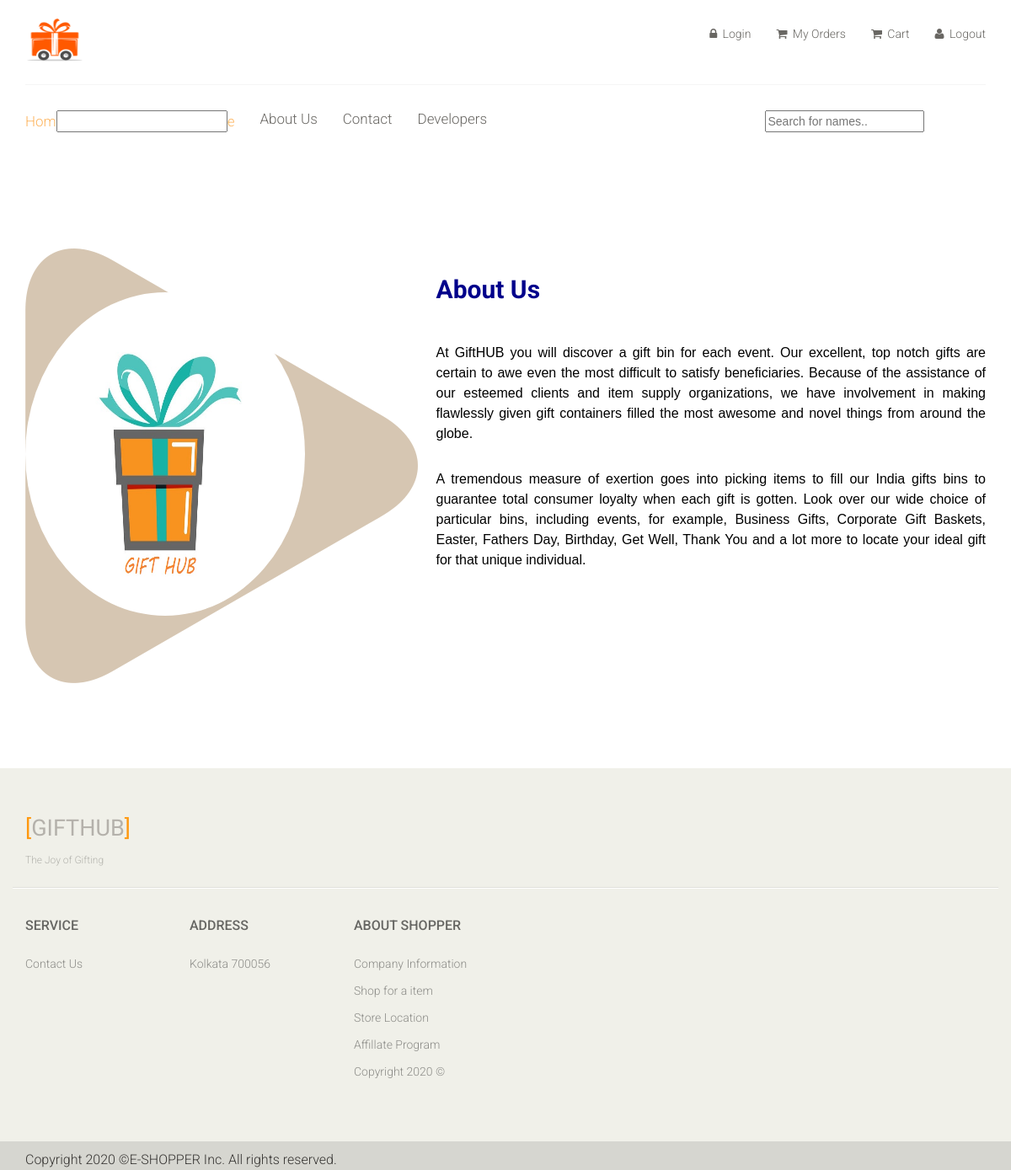
The page /about/ on the database its author committed.
### main/models.py (models this page shows, shortened)
class Main(models.Model):
    name = models.CharField(default='Site Name', max_length=127)
    summary = models.CharField(default='Site Summary', max_length=127)
    description = models.TextField(default='Site Description')
    address = models.CharField(default='Physical Office Address', max_length=225)

### main/views.py (the view)
# urls.py: url(r'^about/', views.about, name='about'),
def about(request):
    data = get_master()
    if check_auth(request) == True:
        data['is_auth'] = True
        data['user_name'] = getCookie(request, 'user_name')[0].split()[0]
    return render(request, 'front/about.html', data)

### main/views.py (called while the page is built)
def get_master_template_data():
    data = dict()
    scrub = Main.objects.get(pk=1)
    data['site_data'] = scrub
    return data

def getCookie(request, *args):
    try:
        cookies = list()
        for arg in args:
            cookies.append(request.COOKIES[str(arg)])
    except Exception as ex:
        print(f"GET COOKIE EX : {ex}")
        return 'NULL'
    else:
        return cookies

def get_user_authenticate(request):
    try:
        crypt = getCookie(request , 'ucrypt')
        if crypt[0] == 'NULL':
            return False
        else:
            admin_list = User.objects.all()
            flag = False
            for admin in admin_list:
                crypt_check = hashlib.md5(f"{admin.email}-{admin.password}".encode()).hexdigest()
                if crypt[0] == crypt_check:
                    flag = True
                    break
            return flag
    except Exception as ex:
        print(f"GET ADMIN EX : {ex}")

### main/templates/front/about.html (shortened to what this page needs)
{% extends 'front/master.html' %}
{% load static %}
{% block body_main %}
<section id="about">
	<div class="container">
		<div class="row">
		<div class="col-md-5">
			<div class="about-img">
                <img class="man" src="{% static 'front/images/gift.jpg' %}" alt="">
			</div>
		</div>
		<br>
		<div class="col-md-7 about-right">
            <h2 class="color-3" style="color: darkblue;"><b>About Us</b></h2>
            {{site_data.description|safe}}
		</div>
	</div>
</section>
{% endblock %}

### main/templates/front/master.html (shortened to what this page needs)
{% load static %}
<html lang="en">
    <head>
        <link href="{% static 'front/css/bootstrap.min.css' %}" rel="stylesheet">
        <link href="{% static 'front/css/font-awesome.min.css' %}" rel="stylesheet">
        <link href="{% static 'front/css/prettyPhoto.css' %}" rel="stylesheet">
        <link href="{% static 'front/css/price-range.css' %}" rel="stylesheet">
        <link href="{% static 'front/css/animate.css' %}" rel="stylesheet">
	    <link href="{% static 'front/css/main.css' %}" rel="stylesheet">
        <link href="{% static 'front/css/responsive.css' %}" rel="stylesheet">
    </head>
    <body>
        <header id="header">
            <div class="header-middle">
                <div class="container">
                    <div class="row">
                        <div class="col-sm-4">
                            <div class="logo pull-left">
                                <a href="/"><img src="{% static 'front/images/img4.png' %}" height="60" width="70" alt="LOGO" /></a>
                            </div>
                        </div>
                        <div class="col-sm-8">
                            <div class="shop-menu pull-right">
                                <ul class="nav navbar-nav">
                                    <li>
                                        {% if is_auth %}
                                        <a href="/"><i class="fa fa-lock"></i>{{user_name}}</a>
                                        {% else %}
                                        <a href="{% url 'user_login' %}"><i class="fa fa-lock"></i> Login</a>
                                        {% endif %}
                                    </li>
                                    <li><a href="{% url 'show_order' %}"><i class="fa fa-shopping-cart"></i> My Orders</a></li>
                                    <li><a href="{% url 'show_cart' %}"><i class="fa fa-shopping-cart"></i> Cart</a></li>
                                    <li>
                                        {% if is_auth %}
                                        <a href="{% url 'user_logout' %}"><i class="fa fa-user"></i> Logout</a>
                                        {% else %}
                                        <a href="/"><i class="fa fa-user"></i> Logout</a>
                                        {% endif %}
                                    </li>
                                </ul>
                            </div>
                        </div>
                    </div>
                </div>
            </div>
            <div class="header-bottom">
                <div class="container">
                    <div class="row">
                        <div class="col-sm-9">
                            <div class="mainmenu pull-left">
                                <ul class="nav navbar-nav collapse navbar-collapse">
                                    <li><a href="/" class="active">Hom<input  />e</a></li>
                                    <li><a href="{% url 'about' %}">About Us</a></li>
                                    <li><a href="{% url 'contact' %}">Contact</a></li>
                                    <li><a href="{% url 'developer' %}">Developers</a></li>
                                </ul>
                            </div>
                        </div>
                        <div class="col-sm-3">
                            <input type="text" id="myInput" onkeyup="myFunction()" placeholder="Search for names..">
                        </div>
                    </div>
                </div>
            </div>
        </header>
        <main>
            {% block body_main %}{% endblock %}
        </main>
        <footer id="footer">
            <div class="footer-top">
                <div class="container">
                    <div class="row">
                        <div class="col-sm-2">
                            <div class="companyinfo">
                                <h2><span>[</span>{{site_data.name}}<span>]</span></h2>
                                <p>{{site_data.summary}}</p>
                            </div>
                        </div>
                    </div>
                </div>
            </div>
            <div class="footer-widget">
                <div class="container">
                    <div class="row">
                        <div class="col-sm-2">
                            <div class="single-widget">
                                <h2>Service</h2>
                                <ul class="nav nav-pills nav-stacked">
                                    <li><a href="{% url 'contact' %}">Contact Us</a></li>
                                </ul>
                            </div>
                        </div>
                        <div class="col-sm-2">
                            <div class="single-widget">
                                <h2>Address</h2>
                                <ul class="nav nav-pills nav-stacked">
                                    <li><a href="">{{site_data.address}}</a></li>
                                </ul>
                            </div>
                        </div>
                        <div class="col-sm-2">
                            <div class="single-widget">
                                <h2>About Shopper</h2>
                                <ul class="nav nav-pills nav-stacked">
                                    <li><a href="">Company Information</a></li>
                                    <li><a href="/">Shop for a item</a></li>
                                    <li><a href="">Store Location</a></li>
                                    <li><a href="">Affillate Program</a></li>
                                    <li><a href="">Copyright 2020 &copy;</a></li>
                                </ul>
                            </div>
                        </div>
                    </div>
                </div>
            </div>
            <div class="footer-bottom">
                <div class="container">
                    <div class="row">
                        <p class="pull-left">Copyright 2020 &copy;E-SHOPPER Inc. All rights reserved.</p>
                    </div>
                </div>
            </div>
        </footer>
    </body>
</html>

### main/static/front/css/main.css (style rules this page uses)
body { font-family: 'Roboto', sans-serif; background:; position: relative; font-weight:400px; }
ul li { list-style: none; }
a { -webkit-transition: 300ms; -moz-transition: 300ms; -o-transition: 300ms; transition: 300ms; }
h1, h2, h3, h4, h5, h6 { font-family: 'Roboto', sans-serif; }
.header-middle .container .row { border-bottom: 1px solid #f5f5f5; margin-left: 0; margin-right: 0; padding-bottom: 20px; padding-top: 20px; }
.header-middle .container .row .col-sm-4 { padding-left: 0; }
.header-middle .container .row .col-sm-8 { padding-right:0; }
.shop-menu ul li { display:inline-block; padding-left: 15px; padding-right: 15px; }
.shop-menu ul li:last-child { padding-right: 0; }
.shop-menu ul li a { background: #FFFFFF; color: #696763; font-family: 'Roboto', sans-serif; font-size: 14px; font-weight: 300; padding:0; padding-right: 0; margin-top: 10px; }
.shop-menu ul li a i { margin-right:3px; }
.header-bottom { padding-bottom: 30px; padding-top: 30px; }
.navbar-collapse.collapse { padding-left: 0; }
.mainmenu ul li { padding-right: 15px; padding-left: 15px; }
.mainmenu ul li:first-child { padding-left: 0px; }
.mainmenu ul li a { color: #696763; font-family: 'Roboto', sans-serif; font-size: 17px; font-weight: 300; padding: 0; padding-bottom: 10px; }
.mainmenu ul li a:hover, .mainmenu ul li a.active, .shop-menu ul li a.active { background:none; color:#fdb45e; }
#footer { background: #F0F0E9; }
.footer-top .container { border-bottom: 1px solid #E0E0DA; padding-bottom: 20px; }
.companyinfo { margin-top: 57px; }
.companyinfo h2 { color: #B4B1AB; font-family: abel; font-size: 27px; text-transform: uppercase; }
.companyinfo h2 span { color:#FE980F; }
.companyinfo p { color: #B3B3AD; font-family: 'Roboto', sans-serif; font-size: 12px; font-weight: 300; }
.footer-widget { margin-bottom: 68px; }
.footer-widget .container { border-top: 1px solid #FFFFFF; padding-top: 15px; }
.single-widget h2 { color: #666663; font-family: 'Roboto', sans-serif; font-size: 16px; font-weight: 500; margin-bottom: 22px; text-transform: uppercase; }
.single-widget ul li a { color: #8C8C88; font-family: 'Roboto', sans-serif; font-size: 14px; font-weight: 300; padding: 5px 0; }
.footer-bottom { background: #D6D6D0; padding-top: 10px; }
.footer-bottom p { color: #363432; font-family: 'Roboto', sans-serif; font-weight: 300; margin-left: 15px; }

### main/templates/front/about.html (style rules this page uses)
body { background: white; font-family:sans-serif; text-align: justify; overflow: hidden; }
#about { padding-top: 98px; padding-bottom: 101px; }
#about .p-first { margin-bottom: 30px; }
#about h2 { margin-bottom: 47px; margin-top: 12px; }
#about .about-img { position: relative; }
#about .about-img .man { position: absolute; bottom: 161px; top: 12px; left: -40px; width: 90%; height: 90%; padding: 40px; border-radius: 50%; }
.color-3 { color: darkgray; }
.text-white { color: white; }
p { margin-bottom: 0; font-size: 16px; line-height: 24px; color: #d6c6b2; }

### rows shown on the page
Main: description "At GiftHUB you will discover a gift bin for each event. Our excellent, top notch gifts are certain to awe even the most difficult to satisfy beneficiaries. Because of the assistance of our esteemed clients and item supply organizations, we have involvement in making flawlessly given gift containers filled the most awesome and novel things from around the globe. A tremendous measure of exertion goes into picking items to fill our India gifts bins to guarantee total consumer loyalty when each gift is gotten. Look over our wide choice of particular bins, including events, for example, Business Gifts, Corporate Gift Baskets, Easter, Fathers Day, Birthday, Get Well, Thank You and a lot more to…", name "GIFTHUB", summary "The Joy of Gifting", address "Kolkata 700056"
